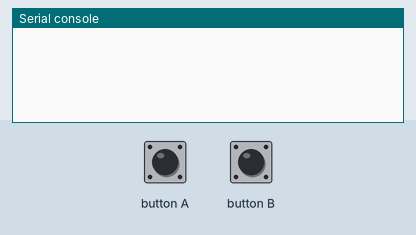
Recording of a program running on a simulated BBC micro:bit running MicroPython. Shown: the last lines printed to the serial console. The inputs (shaded band) are chosen by the test bench. No radio messages arrive unless stated (any console line starting 'radio sent:' is added by the test bench).

Above: at 1.2 s.
1.3 s: button A pressed for 0.15 s
At 2.1 s:
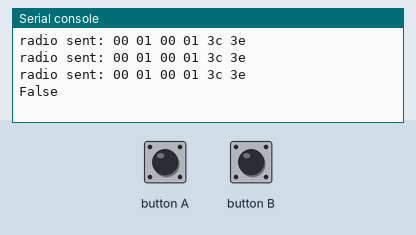
3.1 s: button B pressed for 0.15 s
At 4.4 s:
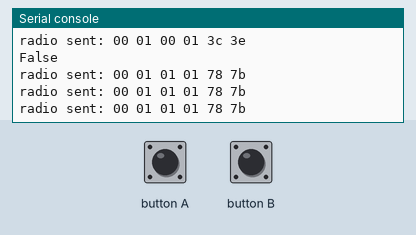
4.7 s: button A pressed for 1 s
At 4.81 s:
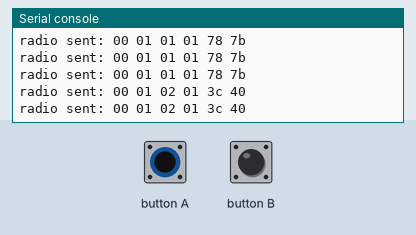
7.2 s: button B pressed for 1 s
At 8.7 s:
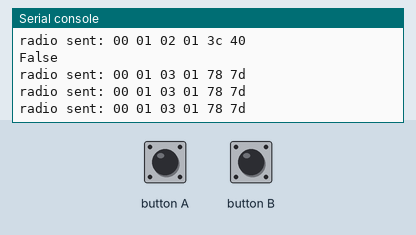
9.7 s: button B pressed for 0.15 s
At 10.6 s:
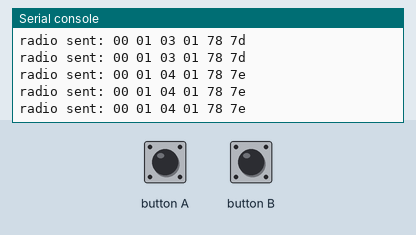
11.3 s: button B pressed for 1 s
At 11.9 s:
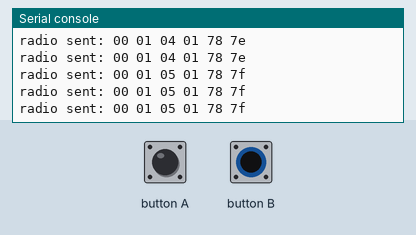

Measured:
- after the input at 1.3 s, the serial console: prints a new line at once (image 1)
- after the input at 3.1 s, the serial console: prints a new line at once (image 2)
- after the input at 4.7 s, the serial console: prints a new line at once (image 3)
- after the input at 7.2 s, the serial console: prints a new line at once (image 4)
- after the input at 9.7 s, the serial console: prints a new line at once (image 5)
- after the input at 11.3 s, the serial console: prints a new line at once (image 6)

The program:

microbit-radio.py
```python
'''
OC Robotique 2025
Template pour librairie Protocole Réseau pour Micro:bit

Auteur·ice : Vincent Namy, Anton Broggini, Benjamin Cianci, Loïc Villaroge
Version : 1.0
Date : 29.01.25
'''

#### Libraries ####
from microbit import *
import radio

#### Variables globales ####
seqNum = 0
tryTime = 100
Timeout = 300
ackMsgId = 255

#### Start radio module ####
radio.config(channel=7, address=50)
radio.on()


#### Classe Message ####
class Message:
  def __init__(self, dest:int, exped:int, seqNum:int, msgId:int, payload:List[int], crc:int):
    '''
    Constructeur de l'objet Message à partir des paramètres
            Parameters:
                    dest:int, exped:int, seqNum:int, msgId:int, payload:List[int], crc:int
            Returns:
                    self(Message): objet Message contenant les paramètres
    '''
    self.exped = exped
    self.dest = dest
    self.seqNum = seqNum
    self.msgId = msgId
    self.payload = payload
    self.crc = crc

  def msgStr(self):
    '''
    Crée une string contenant les détails du message
            Parameters:
                    self(Message): objet message
            Returns:
                    msgStr(str): string contenant les détails du message
    '''
    return str(self.exped)+ " -> "+ str(self.dest)+ "n[" + str(self.seqNum)+ "] "+ " : type "+ str(self.msgId)+" : " +str(self.payload)+ " (crc="+ str(self.crc)+")"

#### Toolbox ####
def bytes_to_int(bytesPayload:bytes):
    '''
    Convert bytes object to List[int]
            Parameters:
                    bytesPayload(bytes): payload in bytes format
            Returns:
                    intPayload(List[int]): payload in int format
    '''
    intPayload = []
    for i in bytesPayload:
        intPayload.append(ord(bytes([i])))
    return intPayload


def int_to_bytes(intPayload:List[int]):
    '''
    Convert  List[int] to bytes object
            Parameters:
                    intPayload(List[int]): payload in int format
            Returns:
                    bytesPayload(bytes): payload in bytes format
    '''
    return bytes(intPayload)


#### Fonctions réseaux ####
def msg_to_trame(rawMsg : Message):
    '''
    Crée une trame à partir des paramètres d'un objet Message afin de préparer un envoi.
    1) Création d'une liste de int dans l'ordre du protocole
    2) Encryption si nécessaire
    3) Conversion en bytes
            Parameters:
                    rawMsg(Message): Objet Message contenant tous les paramètres du message à envoyer
            Returns:
                    trame(bytes): payload convertie au format bytes
    '''
    l = [rawMsg.dest, rawMsg.exped, rawMsg.seqNum, rawMsg.msgId] + rawMsg.payload
    rawMsg.crc = sum(l)%256
    trame = l + [rawMsg.crc]

    return int_to_bytes(trame)


def trame_to_msg(trame : bytes, userId :int):
    '''
    Crée un objet Message à partir d'une trame brute recue.
    1) Conversion de bytes en liste de int
    2) Decryption si nécessaire
    3) Découpage de la liste de int dans l'ordre du protocole pour remplir l'objet Message
    4) Check du CRC et du destinataire
            Parameters:
                    trame(bytes): payload au format bytes
            Returns:
                    msgObj(Message): Objet Message contenant tous les paramètres du message recu si crc et destinataire ok, sinon None
    '''
    trame = bytes_to_int(trame)

    msgObj = Message(trame[0], trame[1], trame[2], trame[3], trame[4:-1], trame[-1])
    if msgObj.crc == sum(trame[:-1])%256:
        if msgObj.dest == userId :
            return msgObj


def ack_msg(msg : Message):
    '''
    Envoie un ack du message recu.
    1) Création d'une liste de int correspondant au ack dans l'ordre du protocole
    2) Conversion en bytes
    3) Envoi
            Parameters:
                    msg(Message): Objet Message contenant tous les paramètres du message à acker
    '''

    msgAck = Message(msg.exped, msg.dest, msg.seqNum, ackMsgId, [],0)
    trame = msg_to_trame(msgAck)
    radio.send_bytes(trame)


def receive_ack(msg: Msg):
    '''
    Attend un ack correspondant au message recu.
    1) Récupère les messages recus
    2) Conversion trame en objet Message
    3) Check si le ack correspond
            Parameters:
                    msg(Message): Objet Message duquel on attend un ack
            Returns:
                    acked(bool): True si message acké, sinon False
    '''
    new_trame = radio.receive_bytes()
    if new_trame:
        msgRecu = trame_to_msg(new_trame, msg.exped)
        return msgRecu and msgRecu.exped == msg.dest and msgRecu.dest == msg.exped and msgRecu.seqNum == msg.seqNum and msgRecu.msgId == ackMsgId
    else:
        return False


def send_msg(msgId:int, payload:List[int], userId:int, dest:int):
    '''
    Envoie un message.
    1) Crée un objet Message à partir des paramètres
    En boucle jusqu'à un timeout ou ack:
        2) Conversion objet Message en trame et envoi
        3) Attend et check le ack
    4) Incrémentation du numéro de séquence
            Parameters:
                    msgId(int): Id du type de message
                    payload(List[int]): liste contenant le corps du message
                    userId(int): Id de Utilisateur·ice envoyant message
                    dest(int): Id de Utilisateur·ice auquel le message est destiné
            Returns:
                    acked(bool): True si message acké, sinon False
    '''

    global seqNum

    msg = Message(dest, userId, seqNum, msgId, payload,0)

    acked = False
    t0 = running_time()
    while not acked and running_time()-t0 < Timeout:
        trame = msg_to_trame(msg)
        radio.send_bytes(trame)
        sleep(tryTime//2)
        display.clear()
        sleep(tryTime//2)
        acked = receive_ack(msg)
#         print(running_time()-t0)

    seqNum = (seqNum+1)%256
    return acked

def receive_msg(userId:int):
    '''
    Attend un message.
    1) Récupère les messages recus
    2) Conversion trame en objet Message
    3) Check si ce n'est pas un ack
            Parameters:
                    userId(int): Id de Utilisateur·ice attendant un message
            Returns:
                    msgRecu(Message): Objet Message contenant tous les paramètres du message
    '''
    new_trame = radio.receive_bytes()
    if new_trame:
        msgRecu = trame_to_msg(new_trame, userId)
        if msgRecu and msgRecu.msgId != ackMsgId:
            ack_msg(msgRecu)
            return msgRecu


if __name__ == '__main__':
    import music

    userId = 1

    while True:
        # Messages à envoyer
        destId = 0
        if button_a.was_pressed():
            print(send_msg(1,[60],userId, destId))
        elif button_b.was_pressed():
            send_msg(1,[120],userId, destId)


        # Reception des messages
        m = receive_msg(userId)
        if m:
            print(m.msgStr())
        if m and m.msgId==1:
            music.pitch(m.payload[0]*10, duration=100, pin=pin0)
        elif m and m.msgId==2:
            display.show(Image.SQUARE)
```
